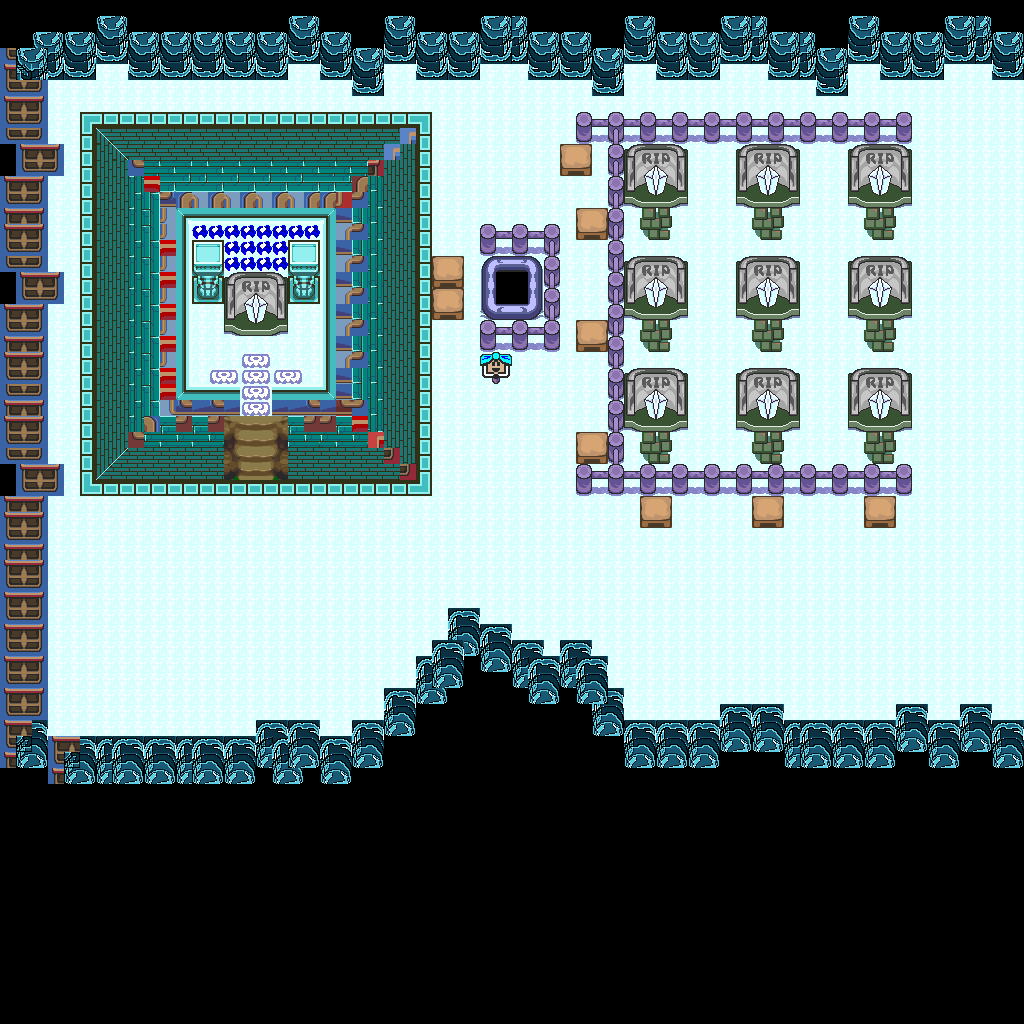

A level layout from a 2D game, rendered from its tile map. Below: a short description, then the map file with tile-grid data replaced by summaries:
An orthogonal 64x64 tile map with 16x16 px tiles, 1 tile layer (base), 1 hidden layer not drawn and 12 objects.

<map version="1.10" tiledversion="1.12.1" orientation="orthogonal" renderorder="right-down" width="64" height="64" tilewidth="16" tileheight="16" infinite="0" nextlayerid="3" nextobjectid="13">
 <tileset firstgid="1" source="../classiciphone_pics4.tsx" />
 <layer id="1" name="base" width="64" height="64">
  <data>[4096 cells, 4096 non-empty, 152 distinct tile ids]</data>
 </layer>
 <layer id="2" name="collision" width="64" height="64" visible="0">
  <properties><property name="collision" value="true" /></properties>
  <data>[4096 cells, 2251 non-empty, 1 distinct tile ids]</data>
 </layer>
 <objectgroup id="3" name="npcs">
  <object id="1" x="560.0" y="128.0" width="16" height="16">
   <properties>
    <property name="script" type="string">-- Auto-converted from GraalScript
-- // Graal v1.3 NPC by Stefan Knorr
-- if (created) {
-- // Initialize the attributes
-- showcharacter;
-- setcharprop #3,head570.png;
-- setcharprop #C0,orange;
-- setcharprop #C1,darkgreen;
-- setcharprop #C2,orange;
-- setcharprop #C3,orange;
-- setcharprop #C4,black;
-- setcharprop #n,deetto;
-- setcharprop #2,shield3.png;
-- sprite = 37;
-- shieldpower = 1;
-- dir = 3;
-- ap = 100;
-- [CLIENT-SIDE — server no-op]
-- if (playerenters) {message I guess I am dead...;}
-- }</property>
   </properties>
  </object>
  <object id="2" x="864.0" y="192.0" width="16" height="16">
   <properties>
    <property name="script" type="string">-- Auto-converted from GraalScript
joinResource("sign")
-- [CLIENT-SIDE — server no-op]
-- if (playerenters) setstring this.text,Moon Goddess;</property>
   </properties>
  </object>
  <object id="3" x="752.0" y="192.0" width="16" height="16">
   <properties>
    <property name="script" type="string">-- Auto-converted from GraalScript
joinResource("sign")
-- [CLIENT-SIDE — server no-op]
-- if (playerenters) setstring this.text,SillyCat;</property>
   </properties>
  </object>
  <object id="4" x="640.0" y="192.0" width="16" height="16">
   <properties>
    <property name="script" type="string">-- Auto-converted from GraalScript
joinResource("sign")
-- [CLIENT-SIDE — server no-op]
-- if (playerenters) setstring this.text,Waar;</property>
   </properties>
  </object>
  <object id="5" x="640.0" y="304.0" width="16" height="16">
   <properties>
    <property name="script" type="string">-- Auto-converted from GraalScript
joinResource("sign")
-- [CLIENT-SIDE — server no-op]
-- if (playerenters) setstring this.text,Devine;</property>
   </properties>
  </object>
  <object id="6" x="752.0" y="304.0" width="16" height="16">
   <properties>
    <property name="script" type="string">-- Auto-converted from GraalScript
joinResource("sign")
-- [CLIENT-SIDE — server no-op]
-- if (playerenters) setstring this.text,Vincent;</property>
   </properties>
  </object>
  <object id="7" x="864.0" y="304.0" width="16" height="16">
   <properties>
    <property name="script" type="string">-- Auto-converted from GraalScript
joinResource("sign")
-- [CLIENT-SIDE — server no-op]
-- if (playerenters) setstring this.text,NightHawk;</property>
   </properties>
  </object>
  <object id="8" x="640.0" y="416.0" width="16" height="16">
   <properties>
    <property name="script" type="string">-- Auto-converted from GraalScript
joinResource("sign")
-- [CLIENT-SIDE — server no-op]
-- if (playerenters) setstring this.text,ArchAngel;</property>
   </properties>
  </object>
  <object id="9" x="752.0" y="416.0" width="16" height="16">
   <properties>
    <property name="script" type="string">-- Auto-converted from GraalScript
joinResource("sign")
-- [CLIENT-SIDE — server no-op]
-- if (playerenters) setstring this.text,Maduin;</property>
   </properties>
  </object>
  <object id="10" x="864.0" y="416.0" width="16" height="16">
   <properties>
    <property name="script" type="string">-- Auto-converted from GraalScript
joinResource("sign")
-- [CLIENT-SIDE — server no-op]
-- if (playerenters) setstring this.text,X-Mann;</property>
   </properties>
  </object>
  <object id="11" x="480.0" y="368.0" width="16" height="16">
   <properties>
    <property name="script" type="string">-- Auto-converted from GraalScript
joinResource("sign")
-- [CLIENT-SIDE — server no-op]
-- if (playerenters) setstring this.text,Take a seat and think about#b
-- those who have passed away.;</property>
   </properties>
  </object>
  <object id="12" x="240.0" y="320.0" width="16" height="16">
   <properties>
    <property name="script" type="string">-- Auto-converted from GraalScript
joinResource("sign")
-- [CLIENT-SIDE — server no-op]
-- if (playerenters) setstring this.text,Here lies fux0r.#b
-- He died from a drug#b
-- overdose and we miss#b
-- him dearly. We pray to God#b
-- that he is in heaven right now,#b
-- but unfortunately we are#b
-- mistaken. Eternal mourning#b
-- is taken for him, down here#b
-- on earth. Tell others about #b
-- God before the world#b
-- swallows them. Thank you.;</property>
   </properties>
  </object>
 </objectgroup>
</map>
